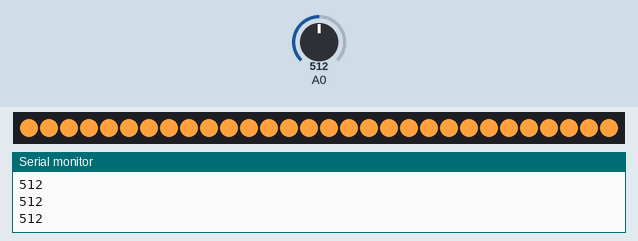
This sketch was run on a simulated Arduino Uno, built with avr-gcc and run on an emulated ATmega328P. On the bench: 30 RGB LEDs in strip order, left to right, the last lines printed to the serial monitor. Inputs (shaded band) come from the test bench; at power-on: A0 = 512. Dim RGB values are drawn brighter than linear.

Above: at 1.2 s.
1.3 s: A0 set to 583
2.8 s: A0 set to 613
At 4.0 s:
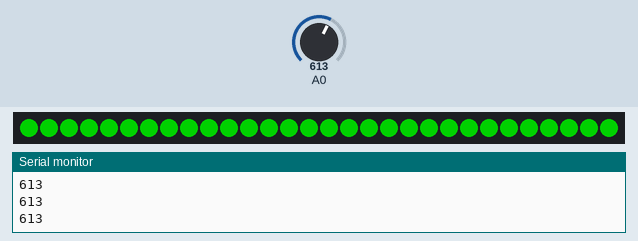
4.3 s: A0 set to 590
At 5.2 s:
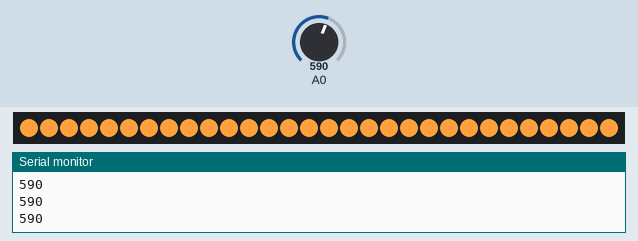
5.8 s: A0 set to 610
At 6.3 s:
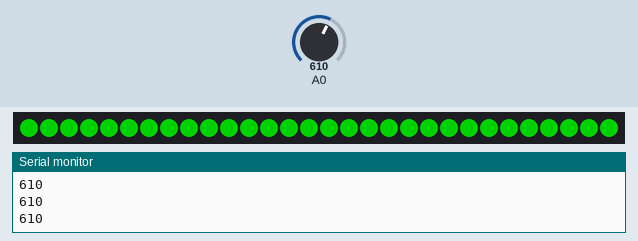
Timing chart, 0 to 8.3 s (numbered marks = the images above; inputs shaded):
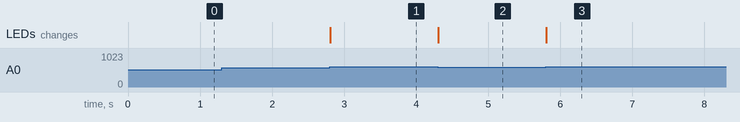

Measured:
- the behaviour switches between 599 and 600 on A0 (found by bisection; images 0 and 1)
- after the input at 2.8 s, the LEDs: change at once (image 1)
- after the input at 4.3 s, the LEDs: change at once (image 2)
- after the input at 5.8 s, the LEDs: change at once (image 3)

The sketch:

decoracioled.ino
```cpp
#include <Adafruit_NeoPixel.h>

#define pinLED 6
#define NUMPIXELS 30

Adafruit_NeoPixel tira(NUMPIXELS, pinLED, NEO_GRB + NEO_KHZ800);

void setup() {

  tira.begin();
  tira.show();

  Serial.begin(9600);
}

void loop() {

  int v = analogRead(A0);

  // El valor 600 s'ha d'ajustar segons la llum del taller
  // poca llum -> v petit, molta llum -> v gran

  if (v < 600) {
    // NIT -> blanc càlid
    for (int i = 0; i < NUMPIXELS; i++) {
      tira.setPixelColor(i, tira.Color(255, 160, 60));
    }
    tira.show();
  }
  else {
    // DIA -> verd
    for (int i = 0; i < NUMPIXELS; i++) {
      tira.setPixelColor(i, tira.Color(0, 120, 0));
    }
    tira.show();
  }

  Serial.println(v);
}
```
